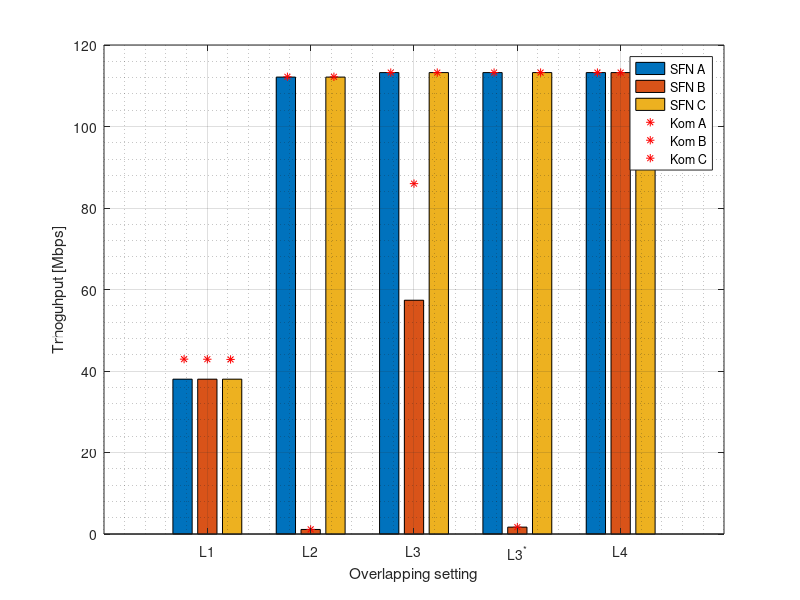

MATLAB code to generate this figure:
clc
clear
close all

%% Configuration
% CCA = -82 dBm
% P_tx = -15 dBm
% CE = 20 dB (except for no SINR case, where CE = 50 dB)
% Noise = -100 dBm
% CW = 16
% Single-channel
% Free-space at 5 GHz
% d_STA_AP = 1 m
% d_AP_AP = 50, 250, 450, 600 m
% Same and constant data rate

%% SFCTMN
s_50 = [37.9963   37.9963   37.9963];       % Full overlapping
s_250 = [112.1278    1.1159  112.1278];     % Neighbor overlapping
s_450 = [113.2326   57.3679  113.2326];     % Potential overlapping (SINR accomplished)
s_450_noSINR = [113.2326    1.6885  113.2326];     % Potential overlapping: SINR not accomplished in B - CE = 50 dB
s_600 = [113.2326  113.2326  113.2326];     % No overlapping

%% KOMONDOR

s_50_kom = [42.91 42.89 42.84];             % Full overlapping
s_250_kom = [112.20 1.14 112.20];           % Neighbor overlapping
s_450_kom = [113.23 85.98 113.23];          % Potential overlapping (SINR accomplished)
s_450_noSINR_kom = [113.23 0.00 113.23];  % Potential overlapping: SINR not accomplished in B - CE = 50 dB (99.998 % packet lost)
s_600_kom = [113.2241 113.2249 113.2258];                % No overlapping

% Missing WLANs A and C points regarding Komondor
figure
bar([s_50; s_250; s_450; s_450_noSINR; s_600])
hold on
delta_x_axis = 0.225;
plot(1-delta_x_axis,s_50_kom(1), 'r*');
plot(1,s_50_kom(2), 'r*');
plot(1+delta_x_axis,s_50_kom(3), 'r*');

plot(2-delta_x_axis,s_250_kom(1), 'r*');
plot(2,s_250_kom(2), 'r*');
plot(2+delta_x_axis,s_250_kom(3), 'r*');

plot(3-delta_x_axis,s_450_kom(1), 'r*');
plot(3,s_450_kom(2), 'r*');
plot(3+delta_x_axis,s_450_kom(3), 'r*');

plot(4-delta_x_axis,s_450_noSINR(1), 'r*');
plot(4,s_450_noSINR(2), 'r*');
plot(4+delta_x_axis,s_450_noSINR(3), 'r*');

plot(5-delta_x_axis,s_600(1), 'r*');
plot(5,s_600(2), 'r*');
plot(5+delta_x_axis,s_600(3), 'r*');
grid on
grid minor

xticks(1:5)
xticklabels({'L1','L2','L3','L3^*','L4'})
xlabel('Overlapping setting')
ylabel('Trhoguhput [Mbps]')
% legend('WLAN A','WLAN B','WLAN C', 'Komondor')

[legend_h,object_h,plot_h,text_strings] = legend('SFN A','SFN B','SFN C', 'Kom A', 'Kom B', 'Kom C')
